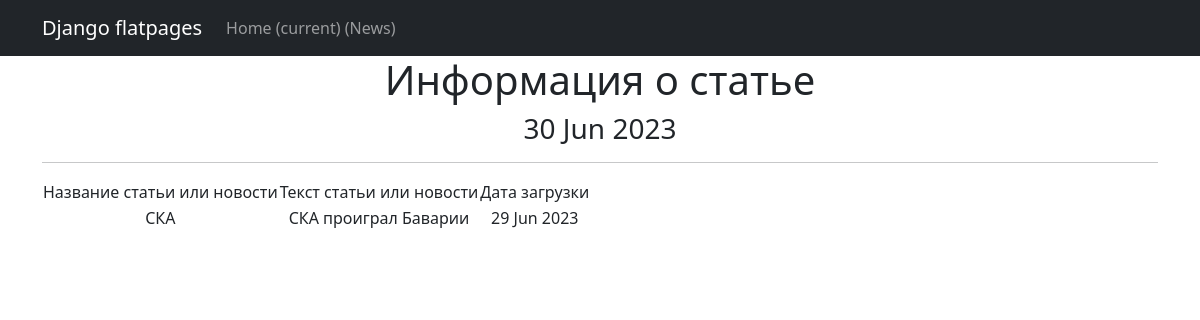
/news/49, run on the app's committed database.
### News/models.py (models this page shows, shortened)
class Post(models.Model):
    objects = None
    author = models.ForeignKey(Author, on_delete=models.CASCADE)
    NEWS = 'NW'
    ARTICLE = 'AR'
    CATEGORY_CHOICES = (
        (NEWS, 'Новость'),
        (ARTICLE, 'Статья'),
    )
    categoryType = models.CharField(max_length=2, choices=CATEGORY_CHOICES, default=ARTICLE)
    dateCreation = models.DateTimeField(auto_now_add=True)
    postCategory = models.ManyToManyField(Category, through='PostCategory')
    title = models.CharField(max_length=128)
    text = models.TextField()
    rating = models.SmallIntegerField(default=0)

### News/views.py (the view)
# urls.py: path('<int:pk>', PostDetail.as_view(), name='post_detail'),
class PostDetail(DetailView):
    model = Post
    template_name = 'post.html'
    context_object_name = 'post'
    def get_context_data(self, **kwargs):
        context = super().get_context_data(**kwargs)
        context['time_now'] = \
            datetime.utcnow()
        context['next_info'] = None
        return context

### News/templatetags/custom_filters.py (called while the page is built)
@register.filter()
def censor(value):
    bad_words = ['useful', 'python']
    if not isinstance(value, str):
        raise TypeError(f"unresolved type '{type(value)}' expected  type 'str'")
    for word in value.split():
        if word.lower() in bad_words:
            value = value.replace(word, f"{word[0]}{'*' * (len(word) - 1)}")
    return value

### News/templates/post.html (shortened to what this page needs)
{% extends 'flatpages/default.html' %}
{% load custom_filters %}
{% block content %}
  <h1>Информация о статье</h1>
   <h3>{{ time_now|date:'d M Y' }}</h3>
<hr>
       <table>
           <tr>
               <td>Название статьи или новости</td>
               <td>Текст статьи или новости</td>
               <td>Дата загрузки</td>
           <tr>
               <td>{{ post.title|censor }}</td>
               <td>{{ post.text |censor }}</td>
               <td>{{ post.dateCreation|date:'d M Y ' }}</td>
       </table>
{% endblock content %}

### data on the page
Post: title|censor "СКА", text|censor "СКА проиграл Баварии", dateCreation "29 Jun 2023"

### other printed values
{{ time_now|date:'d M Y' }} "30 Jun 2023"
